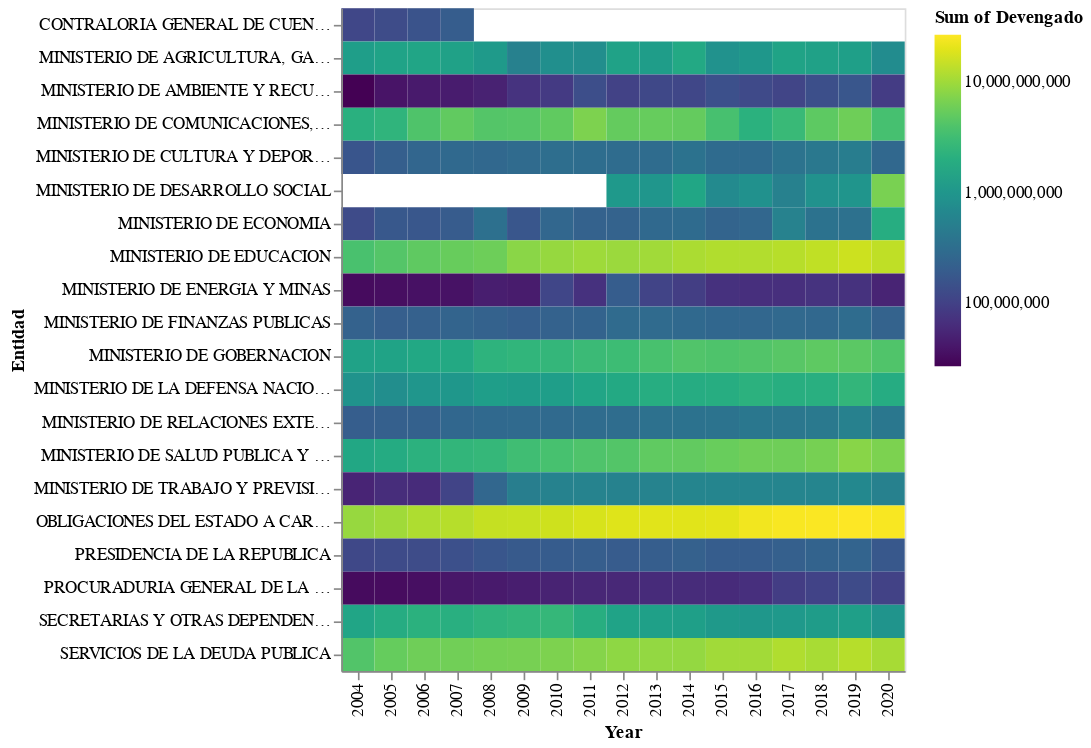

The code cell stored with this chart in its notebook:
### Code cell
altair.Chart.from_dict(
    {
  "$schema": "https://vega.github.io/schema/vega-lite/v4.json",
  "description": "A simple bar chart with embedded data.",
  "data": {
      "values":  datosentidad.reset_index().to_dict(orient = "records")
  },
  "mark": "rect",
  "encoding": {    
    "x": {
      "field": "Year",
      "type": "nominal"
    },
    "y": {
      "field": "Entidad",
      "type": "nominal"
    },
    "color": {
      "aggregate": "sum", "field": "Devengado",
      "type": "quantitative",
      "scale": {
          "type":"log",
        "scheme": "viridis",
      }
    }
  }
}
)

### Figure 1 — Vega-Lite specification as saved in the notebook (floating-point values rounded to 4 significant figures; data arrays with more than 128 entries replaced by an {"elided": "..."} marker saying what was removed)
{"config": {"view": {"continuousWidth": 400, "continuousHeight": 300}}, "data": {"name": "data-299263622830b4dd1ee55a0b5cad5719"}, "mark": "rect", "description": "A simple bar chart with embedded data.", "encoding": {"color": {"type": "quantitative", "aggregate": "sum", "field": "Devengado", "scale": {"scheme": "viridis", "type": "log"}}, "x": {"type": "nominal", "field": "Year"}, "y": {"type": "nominal", "field": "Entidad"}}, "$schema": "https://vega.github.io/schema/vega-lite/v4.json", "datasets": {"data-299263622830b4dd1ee55a0b5cad5719": {"elided": "319 records"}}}
